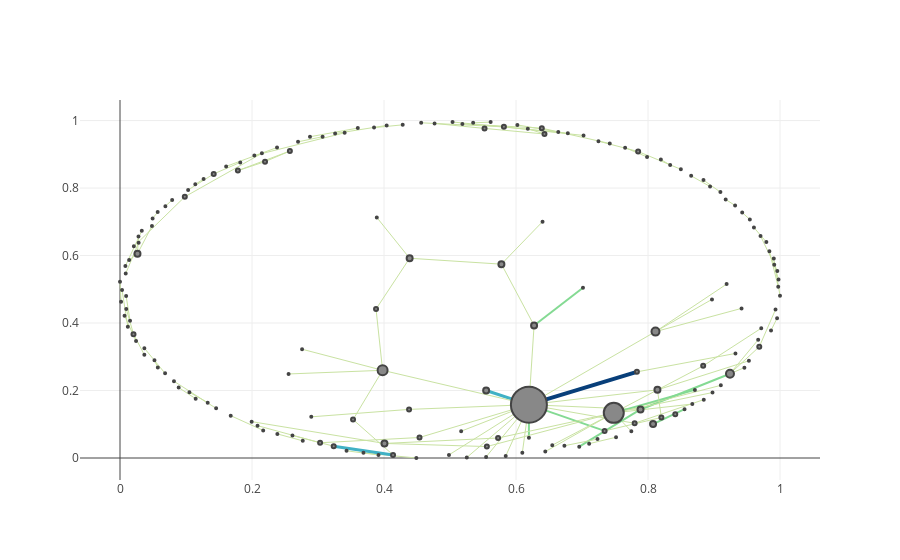

The notebook cell saved with this chart:
### Code cell
hashtagGraphSpring = hashtagGraph.copy()
applyLayout(hashtagGraphSpring, nx.spring_layout)
plotNetwork(hashtagGraphSpring)
